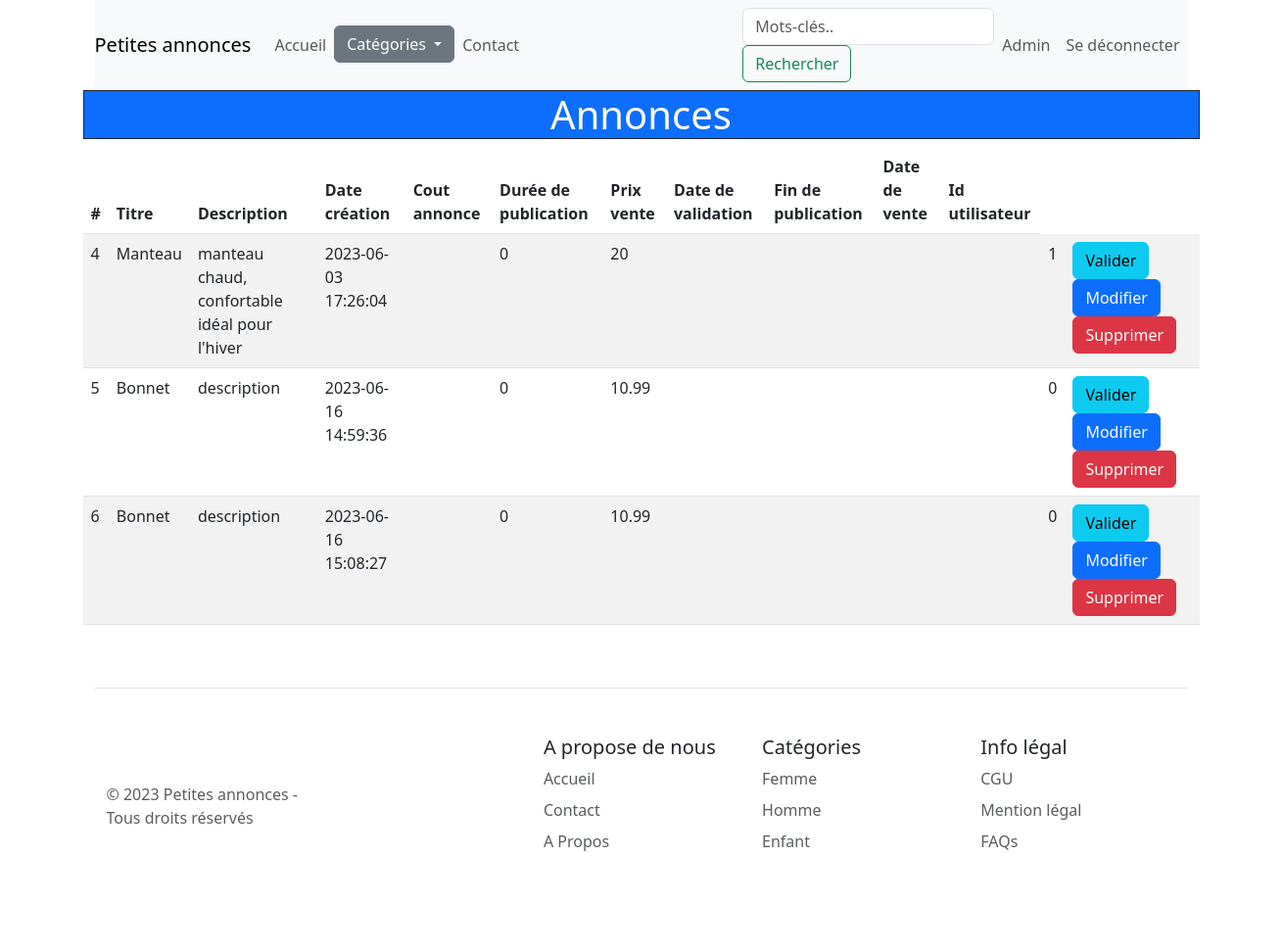
The page /index.php?p=annonces_admin (signed in) on the database as committed earlier.
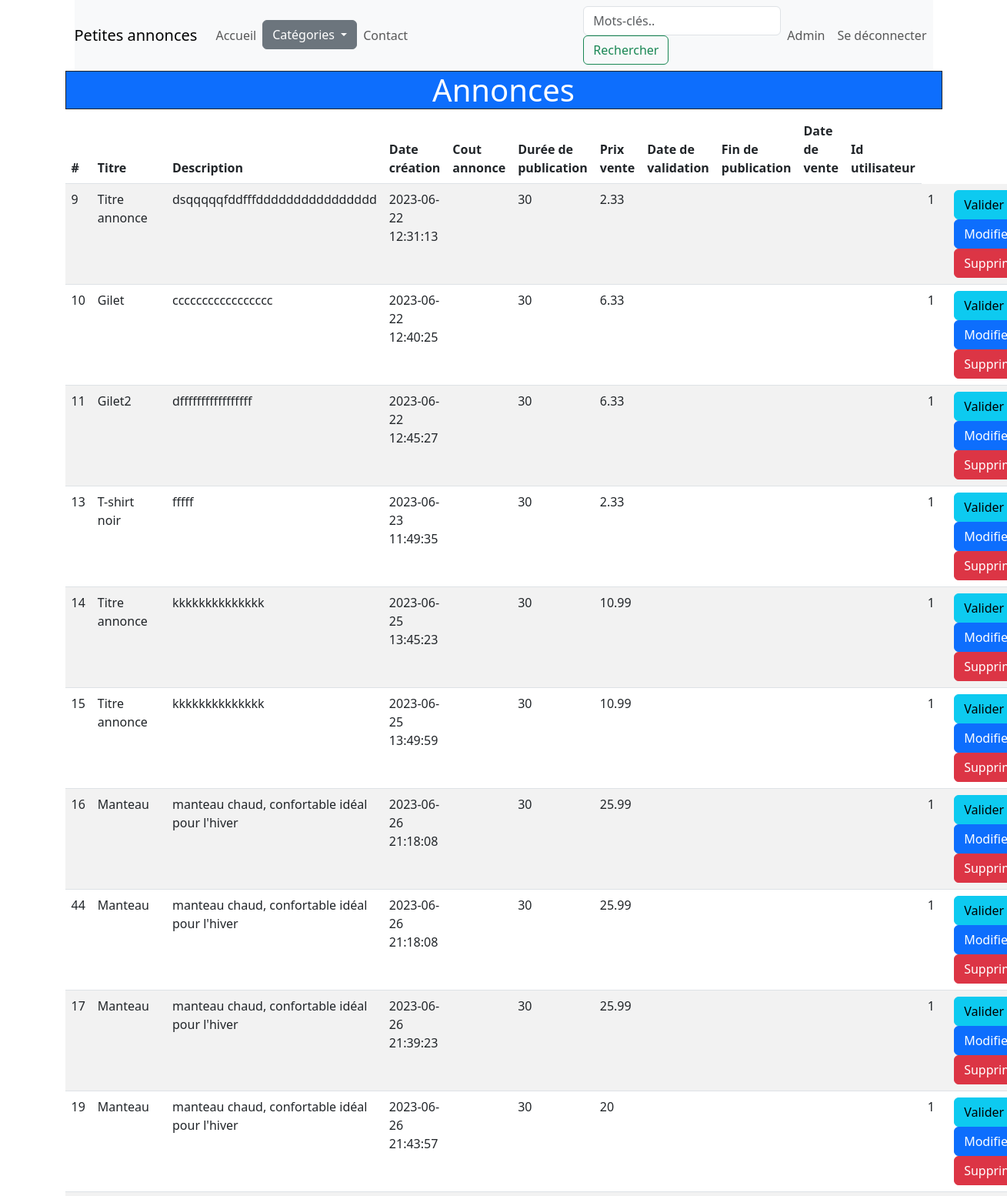
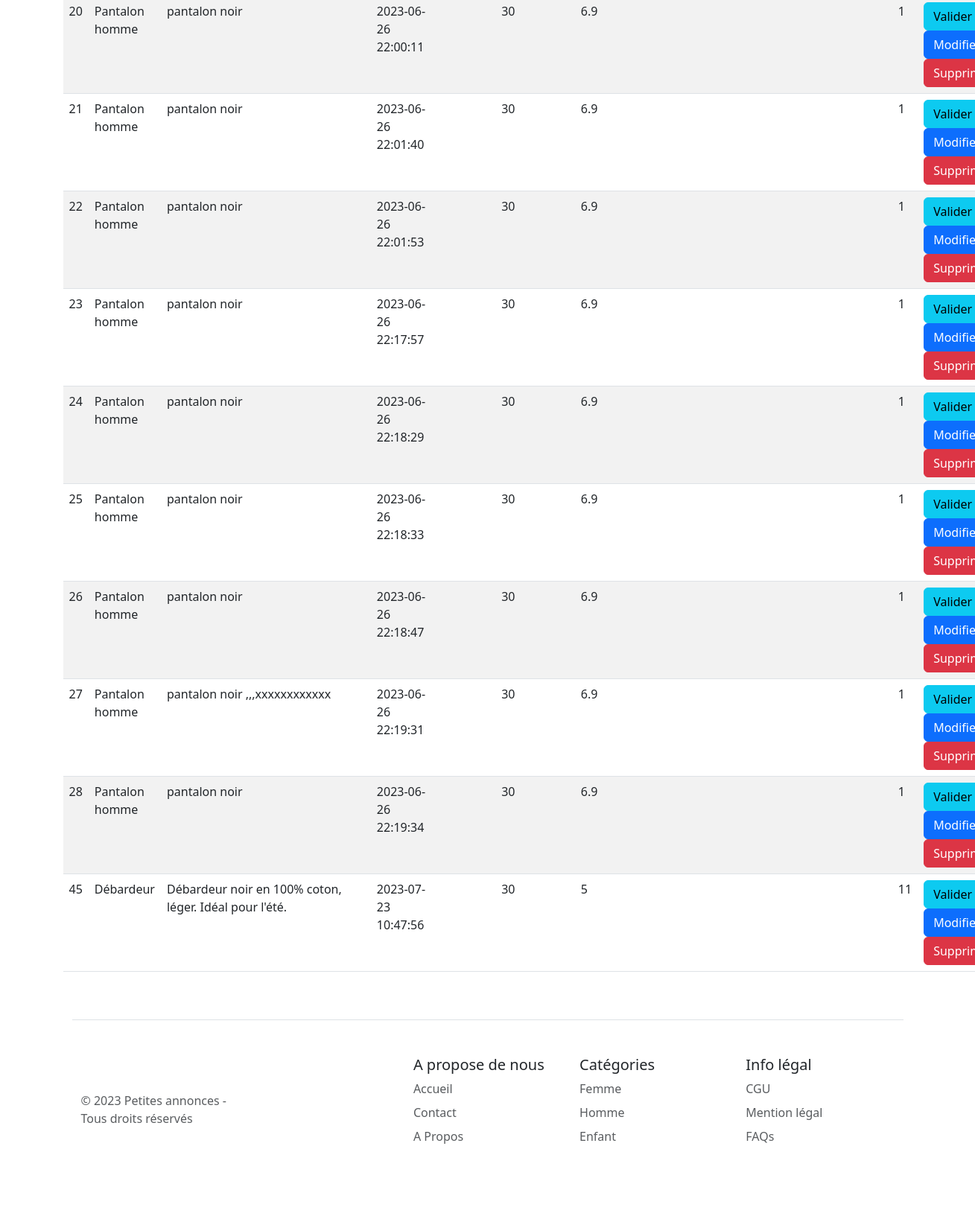
The same page on the database as committed later (2 pictures, top to bottom).
### tables this page shows
CREATE TABLE IF NOT EXISTS `annonces` (
  `id` int UNSIGNED NOT NULL AUTO_INCREMENT,
  `date_creation` datetime NOT NULL DEFAULT CURRENT_TIMESTAMP,
  `titre` varchar(150) NOT NULL,
  `description` text NOT NULL,
  `duree_publication` int NOT NULL DEFAULT '30',
  `prix_vente` double DEFAULT NULL,
  `cout_annonce` double DEFAULT NULL,
  `date_validation` datetime DEFAULT NULL,
  `fin_publication` datetime DEFAULT NULL,
  `id_etat` int UNSIGNED NOT NULL,
  `id_utilisateur` int UNSIGNED NOT NULL,
  `date_vente` datetime DEFAULT NULL,
  `id_acheteur` int UNSIGNED DEFAULT NULL,
  PRIMARY KEY (`id`),
  KEY `FK2` (`id_etat`),
  KEY `FK3` (`id_utilisateur`),
  KEY `fk_Annonces_Utilisateur1` (`id_acheteur`)
);

### views/Admin/annonces.php (the view, shortened to what this page needs)
<?php
try {
    $db = connect();
    $annoncesQuery = $db->query('SELECT * FROM annonces WHERE date_validation IS NULL ORDER BY date_creation');
    $annonces = $annoncesQuery->fetchAll(PDO::FETCH_ASSOC);;
} catch (Exception $e) {
    echo $e->getMessage();
}
?>
<div class='row'>
    <h1 class='col-md-12 text-center border border-dark text-white bg-primary'>Annonces</h1>
    <table class='table table-striped'>
        <thead>
            <tr>
                <th scope='col'>#</th>
                <th scope='col'>Titre</th>
                <th scope='col'>Description</th>
                <th scope='col'>Date création</th>
                <th scope='col'>Cout annonce</th>
                <th scope='col'>Durée de publication</th>
                <th scope='col'>Prix vente</th>
                <th scope='col'>Date de validation</th>
                <th scope='col'>Fin de publication</th>
                <th scope='col'>Date de vente</th>
                <th scope='col'>Id utilisateur</th>
            </tr>
        </thead>
        <tbody>
            <?php foreach ($annonces as $annonce) : ?>
                <tr>
                    <td><?= $annonce['id'] ?></td>
                    <td><?= htmlentities($annonce['titre'] ?? '') ?></td>
                    <td><?= htmlentities($annonce['description'] ?? '') ?></td>
                    <td><?= htmlentities($annonce['date_creation'] ?? '') ?></td>
                    <td><?= htmlentities($annonce['cout_annonce'] ?? '') ?></td>
                    <td><?= htmlentities($annonce['duree_publication'] ?? '') ?></td>
                    <td><?= htmlentities($annonce['prix_vente'] ?? '') ?></td>
                    <td></td>
                    <td><?= htmlentities($annonce['date_validation'] ?? '') ?></td>
                    <td><?= htmlentities($annonce['fin_publication'] ?? '') ?></td>
                    <td><?= htmlentities($annonce['date_vente'] ?? '') ?></td>
                    <td><?= htmlentities($annonce['id_utilisateur'] ?? '') ?></td>
                    <td>
                        <a class='btn btn-info' href='index.php?p=annonces_val?id=<?= $annonce['id'] ?>' role='button'>
                            Valider
                        </a>
                        <a class='btn btn-primary' href='index.php?p=annonces_form?id=<?= $annonce['id'] ?>' role='button'>
                            Modifier
                        </a>
                        <a class='btn btn-danger' href='index.php?p=annonces_del?id=<?= $annonce['id'] ?>' role='button'>
                            Supprimer
                        </a>
                    </td>
                </tr>
            <?php endforeach; ?>
        </tbody>
    </table>
</div>

### views/common/header.php (shortened to what this page needs)
<!DOCTYPE html>
<html lang="fr">
<head>
<link href="https://cdn.jsdelivr.net/npm/bootstrap@5.3.0-alpha3/dist/css/bootstrap.min.css" rel="stylesheet">
</head>
<body>
<div class="container" id="top">

### views/common/navbar.php (shortened to what this page needs)
<?php
$keyword = htmlspecialchars($_GET['keyword'] ?? "");
?>
<nav class="navbar navbar-expand-lg navbar-light bg-light">
    <a class="navbar-brand" href="index.php?p=home">
      Petites annonces
    </a>
  <div class="collapse navbar-collapse" id="navbarSupportedContent">
    <ul class="navbar-nav mr-auto">
      <li class="nav-item active">
        <a class="nav-link" href="index.php?p=home">
          Accueil
          <span class="sr-only"></span></a>
      </li>
  <div class="dropdown">
    <button class="btn btn-secondary dropdown-toggle" type="button" data-bs-toggle="dropdown" aria-expanded="false">
        Catégories
    </button>
  </div>
      <li class="nav-item">
        <a class="nav-link" href="index.php?p=contact">
          Contact
        </a>
      </li>
      <li class="nav-item">
        <a class="nav-link" href=""></a>
      </li>
    </ul>
  </div>
    <form method="GET" action="" class="form-inline my-2 my-lg-0">
      <input class="form-control mr-sm-2" type="search" name="keyword" value="<?= $keyword ?>"   placeholder="Mots-clés.." aria-label="Search">
      <button class="btn btn-outline-success my-2 my-sm-0" type="submit" name="submit">Rechercher</button>
    </form>
<?php if($logged){
        if($_SESSION['is_admin']==1){
?>
          <ul class="navbar-nav ml-auto">
            <li class="nav-item active">
              <a class="nav-link" href="index.php?p=admin">
                <span class="sr-only">Admin</span>
              </a>
            </li>
            <li class="nav-item active">
              <a class="nav-link" href="index.php?p=deconnect">
                <span class="sr-only">Se déconnecter</span>
              </a>
            </li>
          </ul>
<?php }} ?>
  </nav>

### index.php (shortened to what this page needs)
<?php
$p = $_GET['p'] ?? "";
$logged = $_SESSION['is_login'] ?? false;
include __DIR__."/views/common/header.php";
include __DIR__."/views/common/navbar.php";
switch ($p) {
	case 'annonces_admin':
		include "views/Admin/annonces.php";
		break;
}
include __DIR__."/views/common/footer.php";
?>

### views/common/footer.php
<div class="container">
<footer class="row row-cols-1 row-cols-sm-2 row-cols-md-5 py-5 my-5 border-top">
    <div class="col mb-3">
      <a href="/" class="d-flex align-items-center mb-3 link-body-emphasis text-decoration-none">
        <svg class="bi me-2" width="40" height="32"><use xlink:href="#bootstrap"/></svg>
      </a>
      <p class="text-body-secondary">&copy; 2023 Petites annonces - Tous droits réservés</p>
    </div>
    <div class="col mb-3">
    </div>
    <div class="col mb-3">
      <h5>A propose de nous</h5>
      <ul class="nav flex-column">
        <li class="nav-item mb-2"><a href="index.php?p=home" class="nav-link p-0 text-body-secondary">Accueil</a></li>
        <li class="nav-item mb-2"><a href="index.php?p=contact" class="nav-link p-0 text-body-secondary">Contact</a></li>
        <li class="nav-item mb-2"><a href="#" class="nav-link p-0 text-body-secondary">A Propos</a></li>
      </ul>
    </div>
    <div class="col mb-3">
      <h5>Catégories</h5>
      <ul class="nav flex-column">
        <li class="nav-item mb-2"><a href="#" class="nav-link p-0 text-body-secondary">Femme</a></li>
        <li class="nav-item mb-2"><a href="#" class="nav-link p-0 text-body-secondary">Homme</a></li>
        <li class="nav-item mb-2"><a href="#" class="nav-link p-0 text-body-secondary">Enfant</a></li>
      </ul>
    </div>
    <div class="col mb-3">
      <h5>Info légal</h5>
      <ul class="nav flex-column">
        <li class="nav-item mb-2"><a href="#" class="nav-link p-0 text-body-secondary">CGU</a></li>
        <li class="nav-item mb-2"><a href="#" class="nav-link p-0 text-body-secondary">Mention légal</a></li>
        <li class="nav-item mb-2"><a href="#" class="nav-link p-0 text-body-secondary">FAQs</a></li>
      </ul>
    </div>
  </footer>
</div>
</body>
</html>

Rows that differ between the two databases and show on the page:
no longer on this page (row edited): annonces: id "4", titre "Manteau", description "manteau chaud, confortable idéal pour l'hiver", date_creation "2023-06-03 17:26:04", duree_publication "0", prix_vente "20", id_utilisateur "1"
no longer on this page (row edited): annonces: id "5", titre "Bonnet", description "description", date_creation "2023-06-16 14:59:36", duree_publication "0", prix_vente "10.99", id_utilisateur "0"
no longer on this page (row edited): annonces: id "6", titre "Bonnet", description "description", date_creation "2023-06-16 15:08:27", duree_publication "0", prix_vente "10.99", id_utilisateur "0"
added annonces: id "9", titre "Titre annonce", description "dsqqqqqfddfffdddddddddddddddd", date_creation "2023-06-22 12:31:13", duree_publication "30", prix_vente "2.33", id_utilisateur "1"
added annonces: id "10", titre "Gilet", description "ccccccccccccccccc", date_creation "2023-06-22 12:40:25", duree_publication "30", prix_vente "6.33", id_utilisateur "1"
added annonces: id "11", titre "Gilet2", description "dfffffffffffffffff", date_creation "2023-06-22 12:45:27", duree_publication "30", prix_vente "6.33", id_utilisateur "1"
added annonces: id "13", titre "T-shirt noir", description "fffff", date_creation "2023-06-23 11:49:35", duree_publication "30", prix_vente "2.33", id_utilisateur "1"
added annonces: id "14", titre "Titre annonce", description "kkkkkkkkkkkkkk", date_creation "2023-06-25 13:45:23", duree_publication "30", prix_vente "10.99", id_utilisateur "1"
added annonces: id "15", titre "Titre annonce", description "kkkkkkkkkkkkkk", date_creation "2023-06-25 13:49:59", duree_publication "30", prix_vente "10.99", id_utilisateur "1"
added annonces: id "16", titre "Manteau", description "manteau chaud, confortable idéal pour l'hiver", date_creation "2023-06-26 21:18:08", duree_publication "30", prix_vente "25.99", id_utilisateur "1"
added annonces: id "44", titre "Manteau", description "manteau chaud, confortable idéal pour l'hiver", date_creation "2023-06-26 21:18:08", duree_publication "30", prix_vente "25.99", id_utilisateur "1"
added annonces: id "17", titre "Manteau", description "manteau chaud, confortable idéal pour l'hiver", date_creation "2023-06-26 21:39:23", duree_publication "30", prix_vente "25.99", id_utilisateur "1"
added annonces: id "19", titre "Manteau", description "manteau chaud, confortable idéal pour l'hiver", date_creation "2023-06-26 21:43:57", duree_publication "30", prix_vente "20", id_utilisateur "1"
added annonces: id "20", titre "Pantalon homme", description "pantalon noir", date_creation "2023-06-26 22:00:11", duree_publication "30", prix_vente "6.9", id_utilisateur "1"
added annonces: id "21", titre "Pantalon homme", description "pantalon noir", date_creation "2023-06-26 22:01:40", duree_publication "30", prix_vente "6.9", id_utilisateur "1"
added annonces: id "22", titre "Pantalon homme", description "pantalon noir", date_creation "2023-06-26 22:01:53", duree_publication "30", prix_vente "6.9", id_utilisateur "1"
added annonces: id "23", titre "Pantalon homme", description "pantalon noir", date_creation "2023-06-26 22:17:57", duree_publication "30", prix_vente "6.9", id_utilisateur "1"
added annonces: id "24", titre "Pantalon homme", description "pantalon noir", date_creation "2023-06-26 22:18:29", duree_publication "30", prix_vente "6.9", id_utilisateur "1"
added annonces: id "25", titre "Pantalon homme", description "pantalon noir", date_creation "2023-06-26 22:18:33", duree_publication "30", prix_vente "6.9", id_utilisateur "1"
added annonces: id "26", titre "Pantalon homme", description "pantalon noir", date_creation "2023-06-26 22:18:47", duree_publication "30", prix_vente "6.9", id_utilisateur "1"
added annonces: id "27", titre "Pantalon homme", description "pantalon noir ,,,xxxxxxxxxxxx", date_creation "2023-06-26 22:19:31", duree_publication "30", prix_vente "6.9", id_utilisateur "1"
added annonces: id "28", titre "Pantalon homme", description "pantalon noir", date_creation "2023-06-26 22:19:34", duree_publication "30", prix_vente "6.9", id_utilisateur "1"
added annonces: id "45", titre "Débardeur", description "Débardeur noir en 100% coton, léger. Idéal pour l'été.", date_creation "2023-07-23 10:47:56", duree_publication "30", prix_vente "5", id_utilisateur "11"
